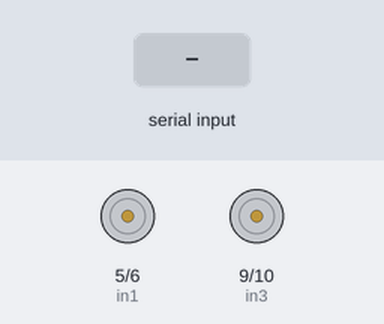
This sketch was run on a simulated Arduino Uno, built with avr-gcc and run on an emulated ATmega328P. Parts: motor-driver pin pairs drawn as motors (green arrow = first pin HIGH = forward, orange = second pin HIGH = backward, longer = more drive). The inputs (shaded band) are chosen by the test bench.

Above: at 1.2 s.
1.3 s: "F" received over Serial
At 1.7 s:
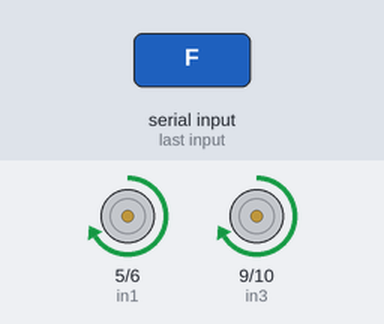
2.8 s: "B" received over Serial
At 4.0 s:
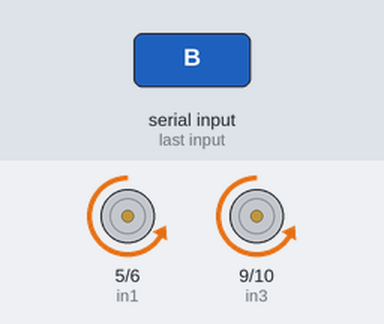
4.3 s: "L" received over Serial
At 5.1 s:
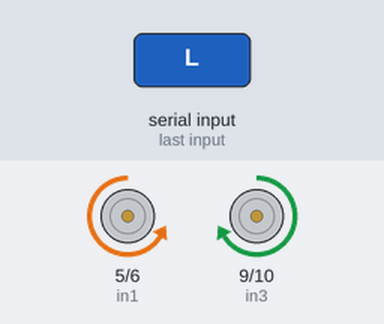
5.8 s: "R" received over Serial
At 6.3 s:
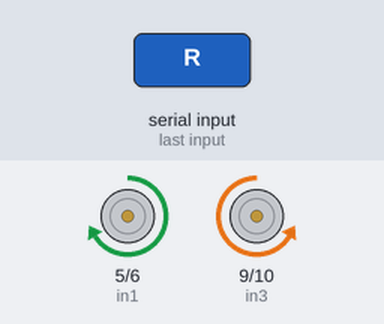
7.3 s: byte 54 ('6') received over Serial
At 8.6 s:
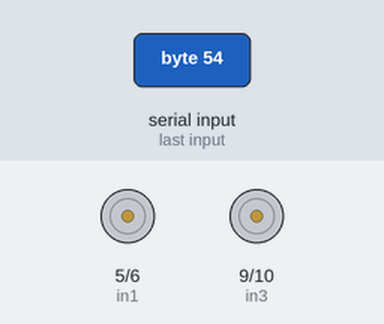
Timing chart, 0 to 9.8 s (numbered marks = the images above; inputs shaded):
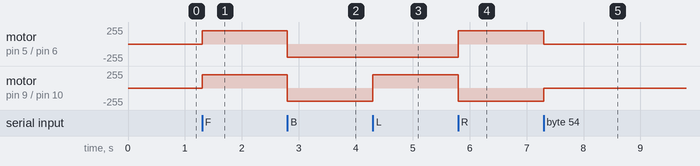

Measured:
- after the input at 1.3 s, motor on pin 5 (in1) / pin 6 (in2), motor on pin 9 (in3) / pin 10 (in4): stopped → forward 200/255 at once
- after the input at 2.8 s, motor on pin 5 (in1) / pin 6 (in2), motor on pin 9 (in3) / pin 10 (in4): forward 200/255 → backward 200/255 at once
- after the input at 4.3 s, motor on pin 9 (in3) / pin 10 (in4): backward 200/255 → forward 200/255 at once
- after the input at 5.8 s, motor on pin 5 (in1) / pin 6 (in2): backward 200/255 → forward 200/255 at once; motor on pin 9 (in3) / pin 10 (in4): forward 200/255 → backward 200/255 at once
- after the input at 7.3 s, motor on pin 5 (in1) / pin 6 (in2): forward 200/255 → stopped at once; motor on pin 9 (in3) / pin 10 (in4): backward 200/255 → stopped at once

The sketch:

RC_Car.ino
```cpp
// Arduino RC Car Program //

//L298n Motor Driver pins

#define in1 5
#define in2 6
#define in3 9
#define in4 10

int command; //To store app command state.
int Speed = 200; // 0 - 255.

void setup() {
  pinMode(in1, OUTPUT);
  pinMode(in2, OUTPUT);
  pinMode(in3, OUTPUT);
  pinMode(in4, OUTPUT);

  Serial.begin(9600);  //Set the baud rate to your Bluetooth module.
}

void loop() {
  if (Serial.available() > 0) {
    command = Serial.read();
    Stop(); //Initialize with motors stoped.
    switch (command) {
      case 'F':
        forward();
        break;
      case 'B':
        back();
        break;
      case 'L':
        left();
        break;
      case 'R':
        right();
        break;

      case '0':
        Speed = 100;
        break;
      case '1':
        Speed = 140;
        break;
      case '2':
        Speed = 153;
        break;
      case '3':
        Speed = 165;
        break;
      case '4':
        Speed = 178;
        break;
      case '5':
        Speed = 191;
        break;
      case '6':
        Speed = 204;
        break;
      case '7':
        Speed = 216;
        break;
      case '8':
        Speed = 229;
        break;
      case '9':
        Speed = 242;
        break;
      case 'q':
        Speed = 255;
        break;
    }
  }
}

void forward() {
  analogWrite(in1, Speed);
  analogWrite(in3, Speed);
}

void back() {
  analogWrite(in2, Speed);
  analogWrite(in4, Speed);
}

void left() {
  analogWrite(in3, Speed);
  analogWrite(in2, Speed);
}

void right() {
  analogWrite(in4, Speed);
  analogWrite(in1, Speed);
}

void Stop() {
  analogWrite(in1, 0);
  analogWrite(in2, 0);
  analogWrite(in3, 0);
  analogWrite(in4, 0);
}
```
